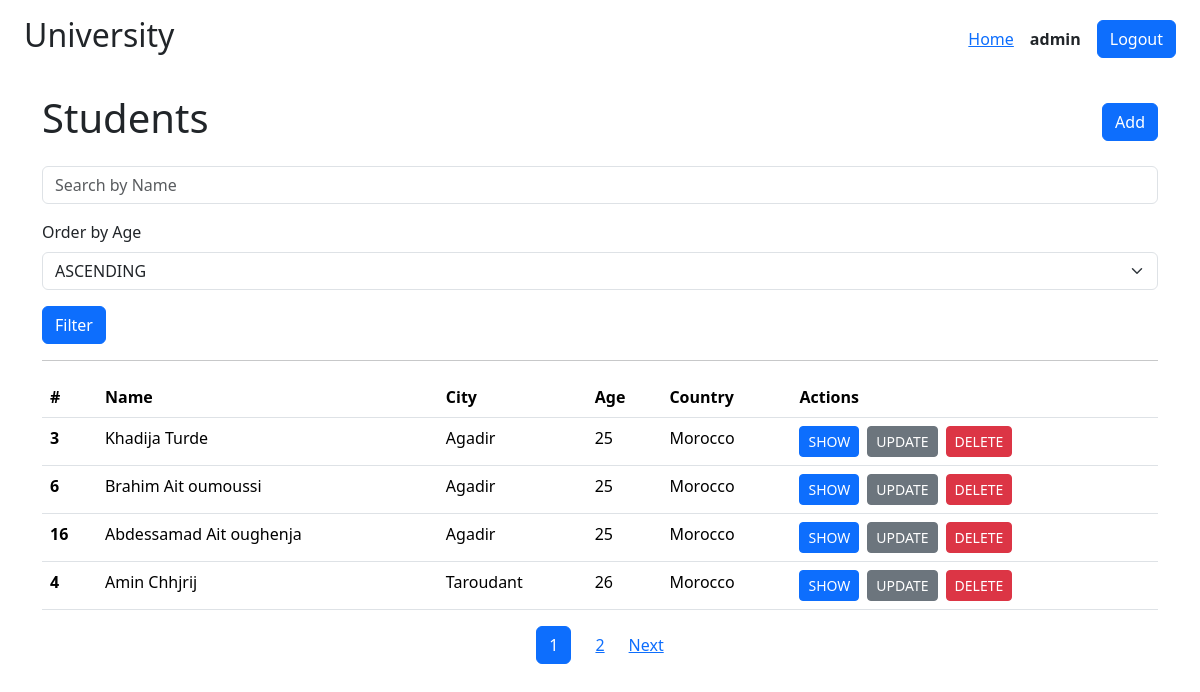
The app's page /students/ (signed in) with its own data.
### students/models.py (models this page shows)
class Student(models.Model):
    first_name = models.CharField(max_length=40)
    last_name = models.CharField(max_length=40)
    date_of_birth = models.DateField()
    age = models.IntegerField()
    city = models.CharField(max_length=60)
    country = models.CharField(max_length=10, default="morocco")

### students/views.py (the view)
# urls.py: path("", views.index, name="students.index"),
def index(request: HttpRequest) -> HttpResponse:
    name = request.GET.get("name")
    page_number = request.GET.get("p", 1)
    order: str = request.GET.get("order", "asc")
    print(order)
    if name is not None:
        students = Student.objects.filter(
            Q(first_name__icontains=name) | Q(last_name__icontains=name)
        )
    else:
        students = Student.objects.all()
    students = Paginator(
        students.order_by("age" if order.lower() == "asc" else "-age"), 4
    ).get_page(page_number)
    cookie_message_deleted = request.COOKIES.get("deleted_message", "")
    return render(
        request,
        "students/index.html",
        {
            "students": students,
            "name": name,
            "order": order,
            "cookie_message_deleted": cookie_message_deleted,
        },
    )

### students/templates/students/index.html (shortened to what this page needs)
{% extends "base.html" %}
{% block body %}
<div class='d-flex align-items-center justify-content-between'>
    <h1>Students</h1>
    <a href={% url "students.create" %} class='btn btn-primary'>Add</a>
</div>
<div class="mt-3">
    <form  method='GET'>
        <div class="mb-3">
            <input name='name' class="form-control" placeholder='Search by Name' type='search' value={{name|default:''}}>
        </div>
        <div class="mb-3">
            <label class="form-label">Order by Age</label>
            <select name="order" class='form-select'>
                {% if order|lower == 'asc' %}
                    <option value="asc" selected>ASCENDING</option>
                    {% else %}
                    <option value="asc">ASCENDING</option>
                {% endif %}
            </select>
        </div>
        <button type="submit" class='btn btn-primary'>Filter</button>
    </form>
    {% if students|length %}
        <hr>
        <table class="mt-2 table">
            <thead>
            <tr>
                <th scope="col">#</th>
                <th scope="col">Name</th>
                <th scope="col">City</th>
                <th scope="col">
                    Age
                </th>
                <th scope="col">Country</th>
                <th scope="col">Actions</th>
            </tr>
            </thead>
            <tbody>
                {% for student in students %}
                  {% include "students/includes/student_item.html" with student=student %}
                {% endfor %}
            </tbody>
        </table>
        {% include "students/includes/student_pagination.html" %}
    {% else %}
        <h2>No students...</h2>
    {% endif %}
{% endblock body %}

### templates/base.html (shortened to what this page needs)
<!DOCTYPE html>
<html lang="en">
<head>
    {% load static %}
    <link rel="stylesheet" href="{% static "bootstrap.min.css" %}">
</head>
<body>
    <header class='px-4 py-3 d-flex justify-content-between align-items-center'>
        <h2>University</h2>
        <nav class='d-flex gap-3 align-items-center'>
            {% if user.is_authenticated %}
                <a href="{% url "students.index" %}">Home</a>
                <strong>{{user}}</strong>
                <form action="{% url "logout" %}" method="post">
                    <button type='submit' class='btn btn-primary'>Logout</button>
                </form>
                {% else %}
                <a href="{% url "register" %}">Regsiter</a>
                <a href="{% url "login" %}">Login</a>
            {% endif %}
        </nav>
    </header>
    <div class="container mt-3">
        {% block body %}{% endblock body %}
    </div>
</body>
</html>

### students/templates/students/includes/student_item.html (shortened to what this page needs)
<tr>
    <th scope="row">{{student.id}}</th>
    <td>{{student.first_name | capfirst}} {{student.last_name | capfirst}}</td>
    <td>{{student.city|title}}</td>
    <td>{{student.age}}</td>
    <td>{{student.country|capfirst}}</td>
    <td>
        <div class='d-flex align-items-center gap-2'>
            <a class='btn btn-primary btn-sm' href={% url "students.show" id=student.id %}>SHOW</a>
            <a class='btn btn-secondary btn-sm' href={% url "students.update" id=student.id %}>UPDATE</a>
            <form action="{% url "students.delete" id=student.id %}" method='POST'>
                <button type='submit' class='btn btn-danger btn-sm'>DELETE</button>
            </form>
        </div>
    </td>
</tr>

### records on screen
Student: id "3", first_name "Khadija", last_name "Turde", city "Agadir", age "25", country "Morocco"
Student: id "6", first_name "Brahim", last_name "Ait oumoussi", city "Agadir", age "25", country "Morocco"
Student: id "16", first_name "Abdessamad", last_name "Ait oughenja", city "Agadir", age "25", country "Morocco"
Student: id "4", first_name "Amin", last_name "Chhjrij", city "Taroudant", age "26", country "Morocco"

### other values on screen
{{ user }} "admin"
{{ students.number }} "1"
{{ students.next_page_number }} "2"
